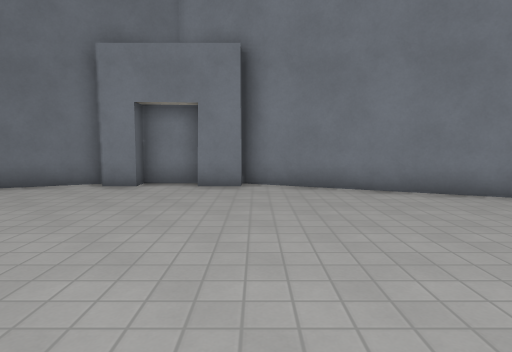
view 1 (above)

12 first-person views from a walk through a level from a Godot 3-D game. The camera is 1.3 m above the floor, tilts 6° down and sees 75° across. The floor is counted in squares, 1 m on a side. Each view is taken from the middle of a square. On the plan, view 1 faces up. The plan holds only what a view shows up to about 14 squares ahead; the rest is blank. Surface patterns are stand-ins for the level's own textures.

view 2
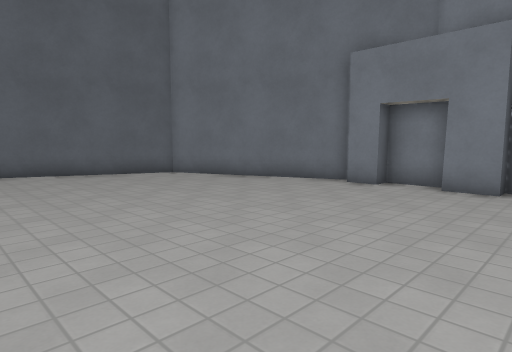

view 3
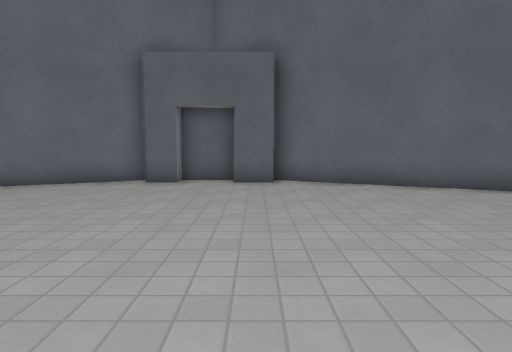

view 4
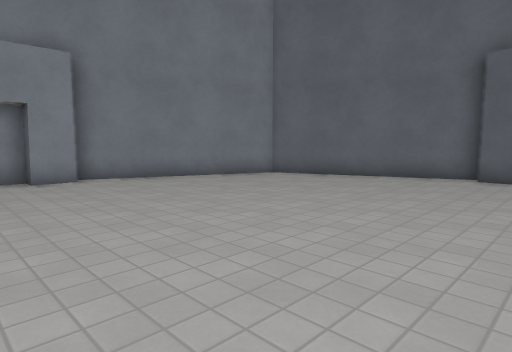

view 5
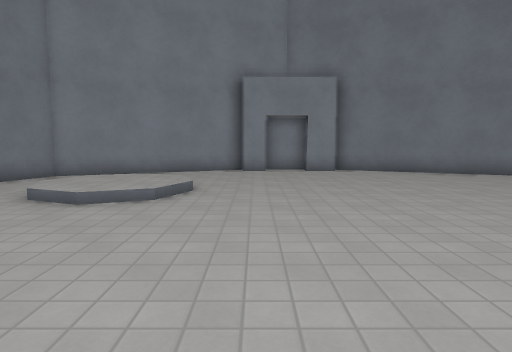

view 6
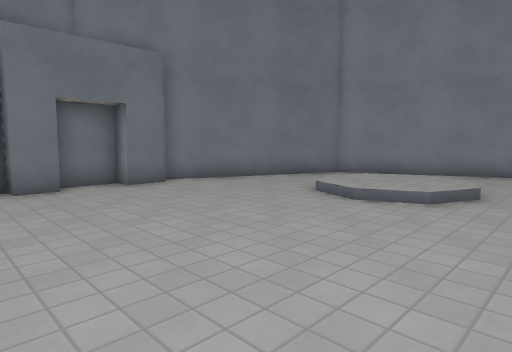

view 7
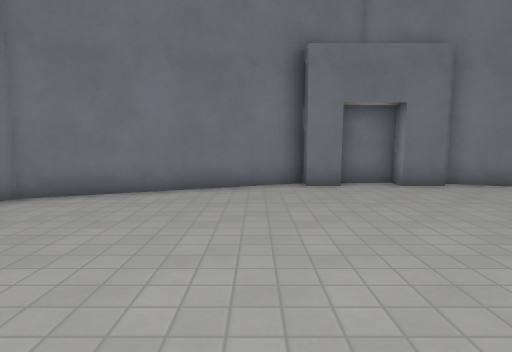

view 8
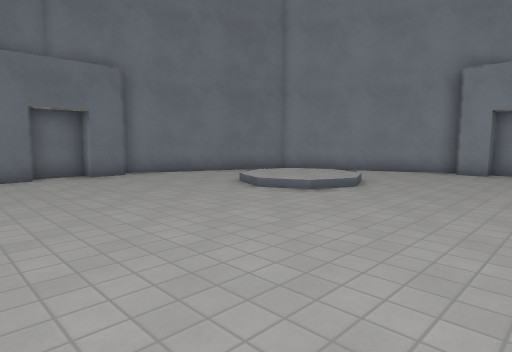

view 9
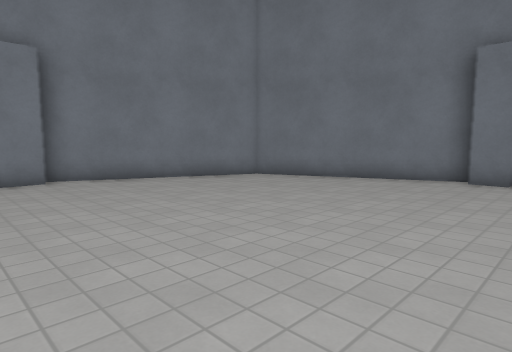

view 10
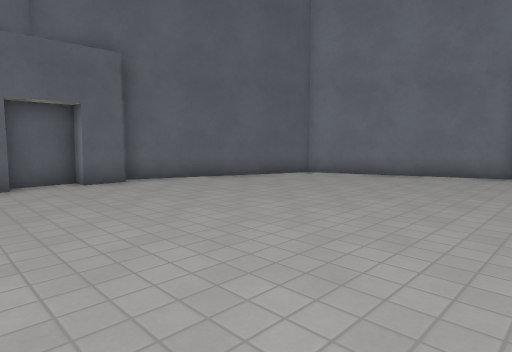

view 11
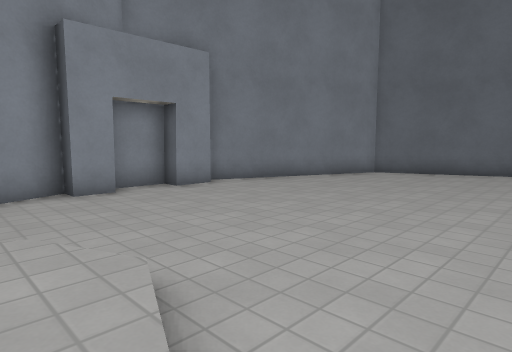

view 12
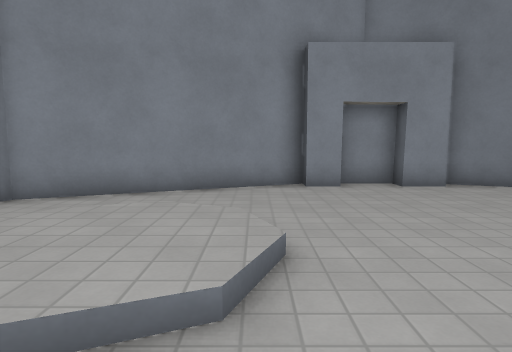

### Floor plan
Key: @ floor where view 1 was taken; # wall or solid block; . main floor; : floor 0.25 m higher than the main floor; / step, stairs or slope.
Columns run from 14 left of view 1 to 9 right of it. Each row starts with its distance up from view 1.
 10        ##########
  9     ####........####
  8   ###..............###
  7   #..................#
  6   #..................##
  5  ##...................#
  4  #....................#
  3 ##....................##
  2 #......................#
  1 #......................#
  0 #.............@........#
 -1 #......................#
 -2 #......................#
 -3 #......................#
 -4 #......................#
 -5 #...............///....#
 -6 ##............./:::...##
 -7  #............./:::...#
 -8  ##............/::/...#
 -9   #..................##
-10   #..................#
-11   ####.............###
-12      ###........####
-13        ##########

Where each view was taken, in squares from view 1:
view 1: 0 up, 0 right, facing up
view 2: 0 up, 1 right, facing up-left
view 3: 0 up, 3 left, facing left
view 4: 1 down, 1 left, facing down-left
view 5: 2 up, 1 left, facing down
view 6: 2 up, 1 left, facing down-right
view 7: 2 up, 1 left, facing right
view 8: 2 up, 4 left, facing down-right
view 9: 2 down, 3 left, facing up-right
view 10: 4 down, 3 left, facing up-left
view 11: 4 down, 2 right, facing down-left
view 12: 3 down, 1 right, facing down
